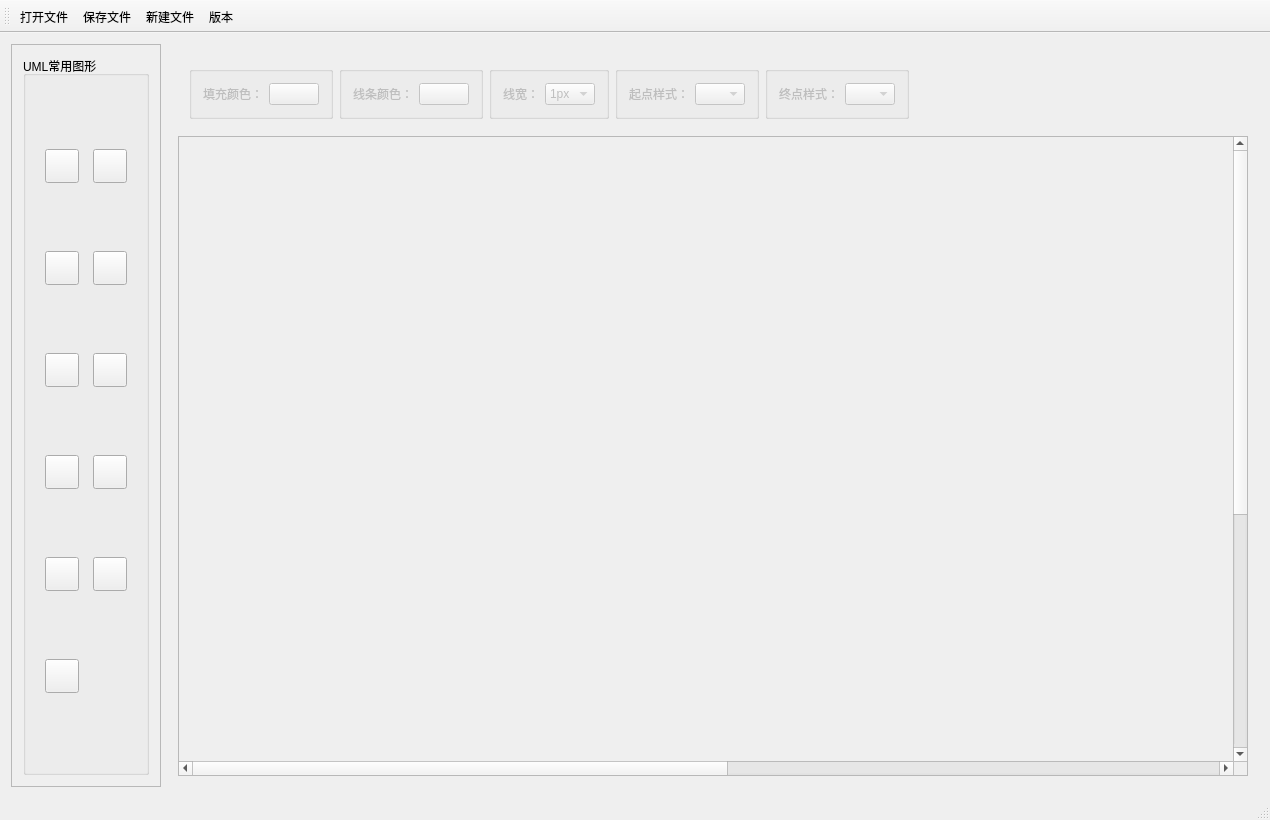
<?xml version="1.0" encoding="UTF-8"?>
<ui version="4.0">
 <class>MainWindow</class>
 <widget class="QMainWindow" name="MainWindow">
  <property name="geometry">
   <rect>
    <x>0</x>
    <y>0</y>
    <width>1270</width>
    <height>820</height>
   </rect>
  </property>
  <property name="windowTitle">
   <string>20194140121唐政康</string>
  </property>
  <widget class="QWidget" name="centralWidget">
   <layout class="QHBoxLayout" name="horizontalLayout">
    <item>
     <widget class="QScrollArea" name="scrollArea_GraphSelect">
      <property name="minimumSize">
       <size>
        <width>150</width>
        <height>0</height>
       </size>
      </property>
      <property name="maximumSize">
       <size>
        <width>150</width>
        <height>16777215</height>
       </size>
      </property>
      <property name="widgetResizable">
       <bool>true</bool>
      </property>
      <widget class="QWidget" name="scrollAreaWidgetContents">
       <property name="geometry">
        <rect>
         <x>0</x>
         <y>0</y>
         <width>148</width>
         <height>702</height>
        </rect>
       </property>
       <layout class="QVBoxLayout" name="verticalLayout">
        <item>
         <widget class="QGroupBox" name="groupBox">
          <property name="minimumSize">
           <size>
            <width>100</width>
            <height>0</height>
           </size>
          </property>
          <property name="maximumSize">
           <size>
            <width>200</width>
            <height>16777215</height>
           </size>
          </property>
          <property name="title">
           <string>UML常用图形</string>
          </property>
          <layout class="QGridLayout" name="gridLayout_3">
           <item row="3" column="1">
            <widget class="QPushButton" name="chart_line">
             <property name="minimumSize">
              <size>
               <width>34</width>
               <height>34</height>
              </size>
             </property>
             <property name="maximumSize">
              <size>
               <width>34</width>
               <height>34</height>
              </size>
             </property>
             <property name="styleSheet">
              <string notr="true">background-image: url(:/img/line.png);</string>
             </property>
             <property name="text">
              <string/>
             </property>
            </widget>
           </item>
           <item row="2" column="0">
            <widget class="QPushButton" name="chart_roundrect">
             <property name="minimumSize">
              <size>
               <width>34</width>
               <height>34</height>
              </size>
             </property>
             <property name="maximumSize">
              <size>
               <width>34</width>
               <height>34</height>
              </size>
             </property>
             <property name="styleSheet">
              <string notr="true">background-image: url(:/img/Rounded_Rectangle.png);</string>
             </property>
             <property name="text">
              <string/>
             </property>
            </widget>
           </item>
           <item row="2" column="1">
            <widget class="QPushButton" name="chart_rect">
             <property name="minimumSize">
              <size>
               <width>34</width>
               <height>34</height>
              </size>
             </property>
             <property name="maximumSize">
              <size>
               <width>34</width>
               <height>34</height>
              </size>
             </property>
             <property name="styleSheet">
              <string notr="true">background-image: url(:/img/rectangle.png);</string>
             </property>
             <property name="text">
              <string/>
             </property>
            </widget>
           </item>
           <item row="3" column="0">
            <widget class="QPushButton" name="chart_trapezoid">
             <property name="minimumSize">
              <size>
               <width>34</width>
               <height>34</height>
              </size>
             </property>
             <property name="maximumSize">
              <size>
               <width>34</width>
               <height>34</height>
              </size>
             </property>
             <property name="styleSheet">
              <string notr="true">background-image: url(:/img/trapezoid.png);</string>
             </property>
             <property name="text">
              <string/>
             </property>
            </widget>
           </item>
           <item row="4" column="0">
            <widget class="QPushButton" name="chart_triangle">
             <property name="minimumSize">
              <size>
               <width>34</width>
               <height>34</height>
              </size>
             </property>
             <property name="maximumSize">
              <size>
               <width>34</width>
               <height>34</height>
              </size>
             </property>
             <property name="styleSheet">
              <string notr="true">background-image: url(:/img/triangle.png);</string>
             </property>
             <property name="text">
              <string/>
             </property>
            </widget>
           </item>
           <item row="5" column="0">
            <widget class="QPushButton" name="chart_user">
             <property name="minimumSize">
              <size>
               <width>34</width>
               <height>34</height>
              </size>
             </property>
             <property name="maximumSize">
              <size>
               <width>34</width>
               <height>34</height>
              </size>
             </property>
             <property name="styleSheet">
              <string notr="true">background-image: url(:/img/user.png);</string>
             </property>
             <property name="text">
              <string/>
             </property>
            </widget>
           </item>
           <item row="4" column="1">
            <widget class="QPushButton" name="chart_parall">
             <property name="minimumSize">
              <size>
               <width>34</width>
               <height>34</height>
              </size>
             </property>
             <property name="maximumSize">
              <size>
               <width>34</width>
               <height>34</height>
              </size>
             </property>
             <property name="styleSheet">
              <string notr="true">background-image: url(:/img/parall.png);</string>
             </property>
             <property name="text">
              <string/>
             </property>
            </widget>
           </item>
           <item row="0" column="0">
            <widget class="QPushButton" name="chart_ellipse">
             <property name="minimumSize">
              <size>
               <width>34</width>
               <height>34</height>
              </size>
             </property>
             <property name="maximumSize">
              <size>
               <width>34</width>
               <height>34</height>
              </size>
             </property>
             <property name="styleSheet">
              <string notr="true">background-image: url(:/img/Round.png);</string>
             </property>
             <property name="text">
              <string/>
             </property>
            </widget>
           </item>
           <item row="5" column="1">
            <widget class="QPushButton" name="chart_hexagon">
             <property name="minimumSize">
              <size>
               <width>34</width>
               <height>34</height>
              </size>
             </property>
             <property name="maximumSize">
              <size>
               <width>34</width>
               <height>34</height>
              </size>
             </property>
             <property name="styleSheet">
              <string notr="true">background-image: url(:/img/hexagon.png);</string>
             </property>
             <property name="text">
              <string/>
             </property>
            </widget>
           </item>
           <item row="0" column="1">
            <widget class="QPushButton" name="chart_diam">
             <property name="minimumSize">
              <size>
               <width>34</width>
               <height>34</height>
              </size>
             </property>
             <property name="maximumSize">
              <size>
               <width>34</width>
               <height>34</height>
              </size>
             </property>
             <property name="styleSheet">
              <string notr="true">background-image: url(:/img/diamond.png);</string>
             </property>
             <property name="text">
              <string/>
             </property>
            </widget>
           </item>
           <item row="6" column="0">
            <widget class="QPushButton" name="chart_cylinder">
             <property name="minimumSize">
              <size>
               <width>34</width>
               <height>34</height>
              </size>
             </property>
             <property name="maximumSize">
              <size>
               <width>34</width>
               <height>34</height>
              </size>
             </property>
             <property name="styleSheet">
              <string notr="true">background-image: url(:/img/cylinder.png);</string>
             </property>
             <property name="text">
              <string/>
             </property>
            </widget>
           </item>
          </layout>
         </widget>
        </item>
       </layout>
      </widget>
     </widget>
    </item>
    <item>
     <widget class="QWidget" name="widget_2" native="true">
      <layout class="QVBoxLayout" name="verticalLayout_2">
       <item>
        <widget class="QWidget" name="StylePanel" native="true">
         <layout class="QGridLayout" name="gridLayout_4">
          <item row="0" column="1">
           <widget class="QGroupBox" name="FillColorGroup">
            <property name="enabled">
             <bool>false</bool>
            </property>
            <property name="title">
             <string/>
            </property>
            <layout class="QHBoxLayout" name="horizontalLayout_3">
             <item>
              <widget class="QLabel" name="label_2">
               <property name="text">
                <string>填充颜色：</string>
               </property>
              </widget>
             </item>
             <item>
              <widget class="QPushButton" name="FillColorButton">
               <property name="enabled">
                <bool>false</bool>
               </property>
               <property name="minimumSize">
                <size>
                 <width>50</width>
                 <height>0</height>
                </size>
               </property>
               <property name="maximumSize">
                <size>
                 <width>50</width>
                 <height>16777215</height>
                </size>
               </property>
               <property name="text">
                <string/>
               </property>
              </widget>
             </item>
            </layout>
           </widget>
          </item>
          <item row="0" column="3">
           <widget class="QGroupBox" name="LineWidthGroup">
            <property name="enabled">
             <bool>false</bool>
            </property>
            <property name="title">
             <string/>
            </property>
            <layout class="QHBoxLayout" name="horizontalLayout_2">
             <item>
              <widget class="QLabel" name="label">
               <property name="text">
                <string>线宽：</string>
               </property>
              </widget>
             </item>
             <item>
              <widget class="QComboBox" name="LineWidthCBox">
               <property name="enabled">
                <bool>false</bool>
               </property>
               <property name="minimumSize">
                <size>
                 <width>50</width>
                 <height>0</height>
                </size>
               </property>
               <property name="maximumSize">
                <size>
                 <width>50</width>
                 <height>16777215</height>
                </size>
               </property>
               <property name="editable">
                <bool>false</bool>
               </property>
               <item>
                <property name="text">
                 <string>1px</string>
                </property>
               </item>
               <item>
                <property name="text">
                 <string>2px</string>
                </property>
               </item>
               <item>
                <property name="text">
                 <string>3px</string>
                </property>
               </item>
               <item>
                <property name="text">
                 <string>4px</string>
                </property>
               </item>
               <item>
                <property name="text">
                 <string>5px</string>
                </property>
               </item>
               <item>
                <property name="text">
                 <string>6px</string>
                </property>
               </item>
               <item>
                <property name="text">
                 <string>7px</string>
                </property>
               </item>
               <item>
                <property name="text">
                 <string>8px</string>
                </property>
               </item>
               <item>
                <property name="text">
                 <string>9px</string>
                </property>
               </item>
               <item>
                <property name="text">
                 <string>10px</string>
                </property>
               </item>
              </widget>
             </item>
            </layout>
           </widget>
          </item>
          <item row="0" column="2">
           <widget class="QGroupBox" name="LineColorGroup">
            <property name="enabled">
             <bool>false</bool>
            </property>
            <property name="title">
             <string/>
            </property>
            <layout class="QHBoxLayout" name="horizontalLayout_4">
             <item>
              <widget class="QLabel" name="label_3">
               <property name="text">
                <string>线条颜色：</string>
               </property>
              </widget>
             </item>
             <item>
              <widget class="QPushButton" name="LineColorButton">
               <property name="enabled">
                <bool>false</bool>
               </property>
               <property name="minimumSize">
                <size>
                 <width>50</width>
                 <height>0</height>
                </size>
               </property>
               <property name="maximumSize">
                <size>
                 <width>50</width>
                 <height>16777215</height>
                </size>
               </property>
               <property name="text">
                <string/>
               </property>
              </widget>
             </item>
            </layout>
           </widget>
          </item>
          <item row="0" column="4">
           <widget class="QGroupBox" name="LineStartStyleGroup">
            <property name="enabled">
             <bool>false</bool>
            </property>
            <property name="title">
             <string/>
            </property>
            <layout class="QHBoxLayout" name="horizontalLayout_5">
             <item>
              <widget class="QLabel" name="label_4">
               <property name="text">
                <string>起点样式：</string>
               </property>
              </widget>
             </item>
             <item>
              <widget class="QComboBox" name="LineStartStyleCBox">
               <property name="enabled">
                <bool>false</bool>
               </property>
               <property name="minimumSize">
                <size>
                 <width>50</width>
                 <height>0</height>
                </size>
               </property>
               <property name="maximumSize">
                <size>
                 <width>50</width>
                 <height>16777215</height>
                </size>
               </property>
               <property name="editable">
                <bool>false</bool>
               </property>
               <item>
                <property name="text">
                 <string/>
                </property>
                <property name="icon">
                 <iconset resource="res.qrc">
                  <normaloff>:/img/arrow0.png</normaloff>:/img/arrow0.png</iconset>
                </property>
               </item>
               <item>
                <property name="text">
                 <string/>
                </property>
                <property name="icon">
                 <iconset resource="res.qrc">
                  <normaloff>:/img/arrow1.png</normaloff>:/img/arrow1.png</iconset>
                </property>
               </item>
               <item>
                <property name="text">
                 <string/>
                </property>
                <property name="icon">
                 <iconset resource="res.qrc">
                  <normaloff>:/img/arrow2.png</normaloff>:/img/arrow2.png</iconset>
                </property>
               </item>
               <item>
                <property name="text">
                 <string/>
                </property>
                <property name="icon">
                 <iconset resource="res.qrc">
                  <normaloff>:/img/arrow3.png</normaloff>:/img/arrow3.png</iconset>
                </property>
               </item>
              </widget>
             </item>
            </layout>
           </widget>
          </item>
          <item row="0" column="6">
           <spacer name="horizontalSpacer">
            <property name="orientation">
             <enum>Qt::Horizontal</enum>
            </property>
            <property name="sizeHint" stdset="0">
             <size>
              <width>40</width>
              <height>20</height>
             </size>
            </property>
           </spacer>
          </item>
          <item row="0" column="5">
           <widget class="QGroupBox" name="LineEndStyleGroup">
            <property name="enabled">
             <bool>false</bool>
            </property>
            <property name="title">
             <string/>
            </property>
            <layout class="QHBoxLayout" name="horizontalLayout_6">
             <item>
              <widget class="QLabel" name="label_5">
               <property name="text">
                <string>终点样式：</string>
               </property>
              </widget>
             </item>
             <item>
              <widget class="QComboBox" name="LineEndStyleCBox">
               <property name="enabled">
                <bool>false</bool>
               </property>
               <property name="minimumSize">
                <size>
                 <width>50</width>
                 <height>0</height>
                </size>
               </property>
               <property name="maximumSize">
                <size>
                 <width>50</width>
                 <height>16777215</height>
                </size>
               </property>
               <property name="editable">
                <bool>false</bool>
               </property>
               <item>
                <property name="text">
                 <string/>
                </property>
                <property name="icon">
                 <iconset resource="res.qrc">
                  <normaloff>:/img/arrow0.png</normaloff>:/img/arrow0.png</iconset>
                </property>
               </item>
               <item>
                <property name="text">
                 <string/>
                </property>
                <property name="icon">
                 <iconset resource="res.qrc">
                  <normaloff>:/img/arrow1.png</normaloff>:/img/arrow1.png</iconset>
                </property>
               </item>
               <item>
                <property name="text">
                 <string/>
                </property>
                <property name="icon">
                 <iconset resource="res.qrc">
                  <normaloff>:/img/arrow2.png</normaloff>:/img/arrow2.png</iconset>
                </property>
               </item>
               <item>
                <property name="text">
                 <string/>
                </property>
                <property name="icon">
                 <iconset resource="res.qrc">
                  <normaloff>:/img/arrow3.png</normaloff>:/img/arrow3.png</iconset>
                </property>
               </item>
              </widget>
             </item>
            </layout>
           </widget>
          </item>
         </layout>
        </widget>
       </item>
       <item>
        <widget class="QScrollArea" name="scrollArea_Painter">
         <property name="widgetResizable">
          <bool>true</bool>
         </property>
         <widget class="QWidget" name="scrollAreaWidgetContents_main">
          <property name="geometry">
           <rect>
            <x>0</x>
            <y>0</y>
            <width>2018</width>
            <height>1018</height>
           </rect>
          </property>
          <layout class="QGridLayout" name="gridLayout_2">
           <item row="1" column="0">
            <widget class="FlowChart" name="flowChart_widget" native="true">
             <property name="minimumSize">
              <size>
               <width>2000</width>
               <height>1000</height>
              </size>
             </property>
            </widget>
           </item>
          </layout>
         </widget>
        </widget>
       </item>
      </layout>
     </widget>
    </item>
   </layout>
  </widget>
  <widget class="QMenuBar" name="menuBar">
   <property name="geometry">
    <rect>
     <x>0</x>
     <y>0</y>
     <width>1270</width>
     <height>21</height>
    </rect>
   </property>
  </widget>
  <widget class="QToolBar" name="mainToolBar">
   <property name="windowTitle">
    <string>201941404121唐政康</string>
   </property>
   <property name="toolButtonStyle">
    <enum>Qt::ToolButtonTextUnderIcon</enum>
   </property>
   <attribute name="toolBarArea">
    <enum>TopToolBarArea</enum>
   </attribute>
   <attribute name="toolBarBreak">
    <bool>false</bool>
   </attribute>
   <addaction name="actionOpenFile"/>
   <addaction name="actionSaveFile"/>
   <addaction name="actionNewFile"/>
   <addaction name="actionSetting"/>
  </widget>
  <widget class="QStatusBar" name="statusBar"/>
  <action name="actionSetting">
   <property name="icon">
    <iconset theme="Setting" resource="res.qrc">
     <normaloff>:/img/settings.png</normaloff>:/img/settings.png</iconset>
   </property>
   <property name="text">
    <string>版本</string>
   </property>
  </action>
  <action name="actionOpenFile">
   <property name="icon">
    <iconset resource="res.qrc">
     <normaloff>:/img/file_open.png</normaloff>:/img/file_open.png</iconset>
   </property>
   <property name="text">
    <string>打开文件</string>
   </property>
   <property name="toolTip">
    <string>打开文件</string>
   </property>
   <property name="shortcut">
    <string>Ctrl+O</string>
   </property>
   <property name="visible">
    <bool>true</bool>
   </property>
   <property name="menuRole">
    <enum>QAction::TextHeuristicRole</enum>
   </property>
   <property name="iconVisibleInMenu">
    <bool>false</bool>
   </property>
   <property name="shortcutVisibleInContextMenu">
    <bool>false</bool>
   </property>
   <property name="priority">
    <enum>QAction::NormalPriority</enum>
   </property>
  </action>
  <action name="actionNewFile">
   <property name="icon">
    <iconset resource="res.qrc">
     <normaloff>:/img/file_add.png</normaloff>:/img/file_add.png</iconset>
   </property>
   <property name="text">
    <string>新建文件</string>
   </property>
   <property name="toolTip">
    <string>新建文件</string>
   </property>
   <property name="shortcut">
    <string>Ctrl+N</string>
   </property>
  </action>
  <action name="actionCloseFile">
   <property name="icon">
    <iconset resource="res.qrc">
     <normaloff>:/img/file_delete.png</normaloff>:/img/file_delete.png</iconset>
   </property>
   <property name="text">
    <string>关闭文件</string>
   </property>
   <property name="toolTip">
    <string>关闭文件</string>
   </property>
   <property name="shortcut">
    <string>Ctrl+D</string>
   </property>
  </action>
  <action name="actionSaveFile">
   <property name="icon">
    <iconset resource="res.qrc">
     <normaloff>:/img/file_save.png</normaloff>:/img/file_save.png</iconset>
   </property>
   <property name="text">
    <string>保存文件</string>
   </property>
   <property name="toolTip">
    <string>保存文件</string>
   </property>
   <property name="shortcut">
    <string>Ctrl+S</string>
   </property>
  </action>
 </widget>
 <layoutdefault spacing="6" margin="11"/>
 <customwidgets>
  <customwidget>
   <class>FlowChart</class>
   <extends>QWidget</extends>
   <header location="global">flowchart.h</header>
   <container>1</container>
  </customwidget>
 </customwidgets>
 <resources>
  <include location="res.qrc"/>
 </resources>
 <connections/>
</ui>
